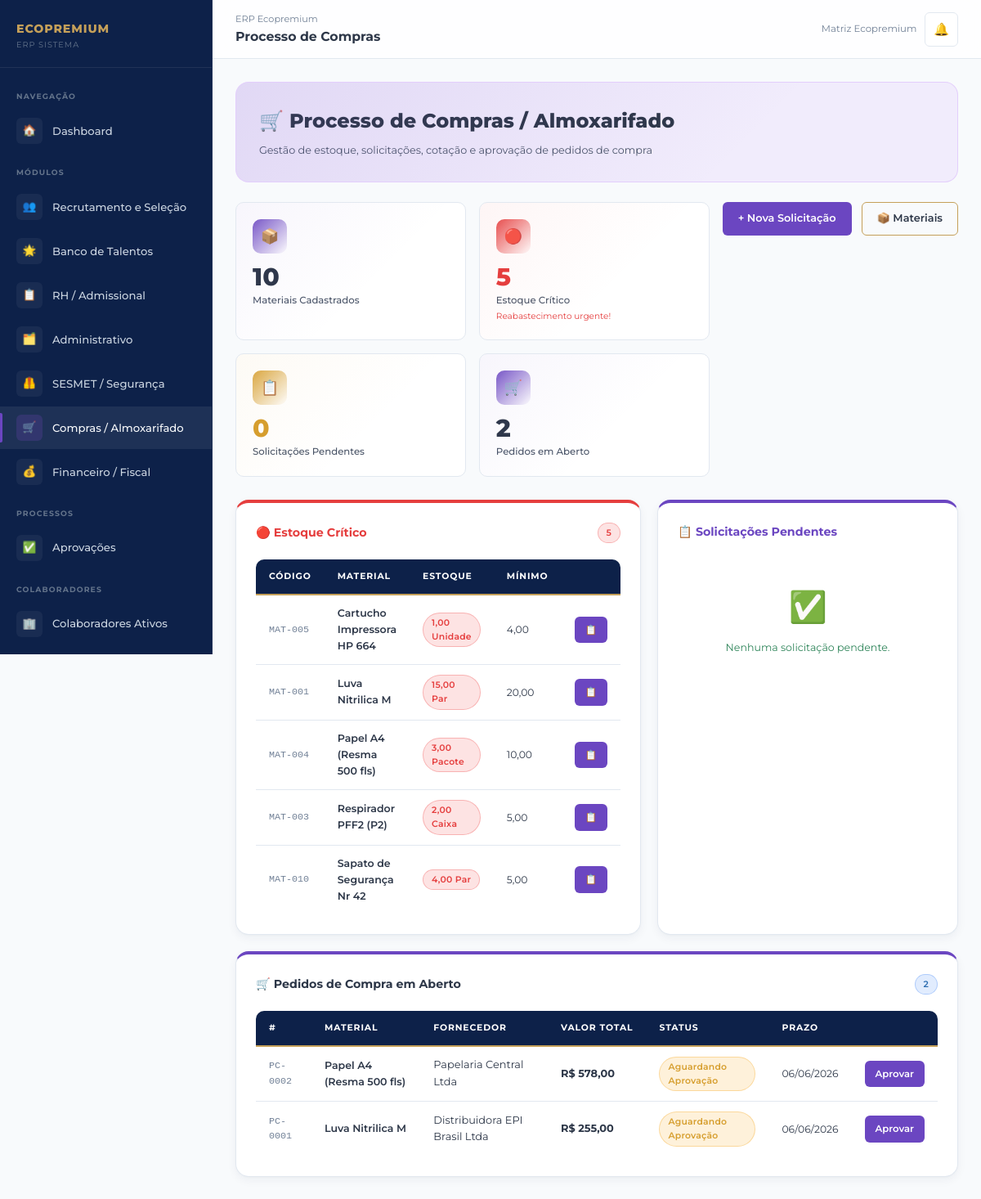
The page /compras/ (signed in) on the database as committed earlier.
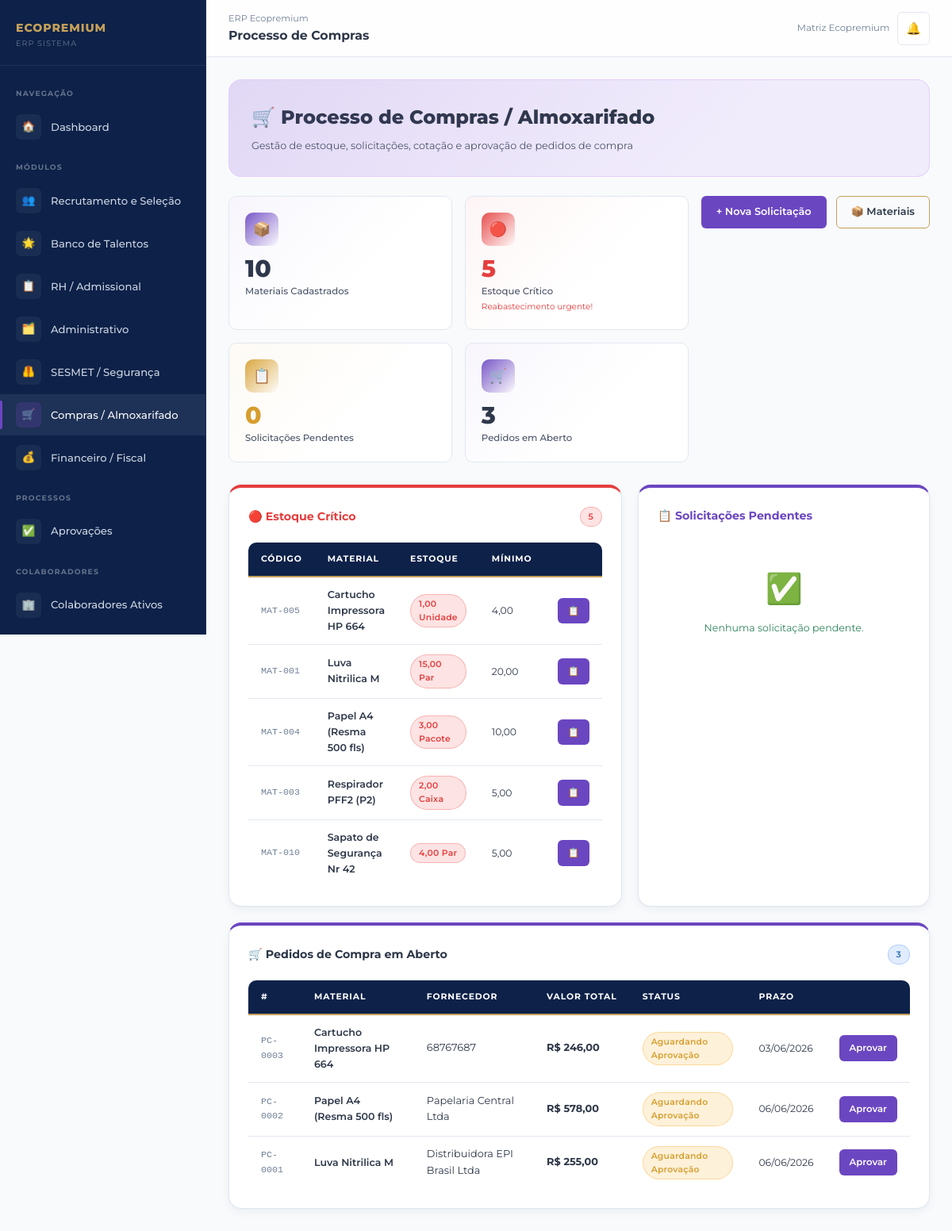
The same page on the database as committed later.
### compras/models.py (models this page shows, shortened)
class Material(models.Model):
    CATEGORIAS = [
        ('consumo', 'Material de Consumo'),
        ('limpeza', 'Material de Limpeza'),
        ('escritorio', 'Material de Escritório'),
        ('ferramentas', 'Ferramentas'),
        ('epi', 'EPI / Segurança'),
        ('informatica', 'Informática'),
        ('manutencao', 'Manutenção'),
        ('outros', 'Outros'),
    ]
    UNIDADES = [
        ('un', 'Unidade'),
        ('cx', 'Caixa'),
        ('pc', 'Pacote'),
        ('kg', 'Quilograma'),
        ('lt', 'Litro'),
        ('mt', 'Metro'),
        ('pr', 'Par'),
        ('rl', 'Rolo'),
    ]
    codigo = models.CharField(max_length=20, unique=True, verbose_name='Código')
    nome = models.CharField(max_length=200, verbose_name='Nome do Material')
    descricao = models.TextField(blank=True, verbose_name='Descrição')
    categoria = models.CharField(max_length=20, choices=CATEGORIAS, default='consumo')
    unidade_medida = models.CharField(max_length=5, choices=UNIDADES, default='un')
    quantidade_estoque = models.DecimalField(max_digits=10, decimal_places=2, default=0,
                                              verbose_name='Qtd. em Estoque')
    estoque_minimo = models.DecimalField(max_digits=10, decimal_places=2, default=5,
                                          verbose_name='Estoque Mínimo')
    preco_unitario = models.DecimalField(max_digits=10, decimal_places=2, null=True, blank=True,
                                          verbose_name='Preço Unitário')
    fornecedor_preferencial = models.CharField(max_length=200, blank=True, verbose_name='Fornecedor Preferencial')
    localizacao = models.CharField(max_length=100, blank=True, verbose_name='Localização no Almoxarifado')
    criado_em = models.DateTimeField(auto_now_add=True)
    atualizado_em = models.DateTimeField(auto_now=True)
    class Meta:
        verbose_name = 'Material'
        verbose_name_plural = 'Materiais'
        ordering = ['nome']

class PedidoCompra(models.Model):
    STATUS = [
        ('em_cotacao', 'Em Cotação'),
        ('aguardando_aprovacao', 'Aguardando Aprovação'),
        ('aprovado', 'Aprovado'),
        ('reprovado', 'Reprovado — Nova Cotação'),
        ('pedido_emitido', 'Pedido Emitido ao Fornecedor'),
        ('aguardando_recebimento', 'Aguardando Recebimento'),
        ('recebido_conferencia', 'Recebido — Em Conferência'),
        ('entrada_estoque', 'Entrada no Estoque'),
        ('concluido', 'Concluído'),
    ]
    solicitacao = models.ForeignKey(SolicitacaoMaterial, on_delete=models.CASCADE,
                                     related_name='pedidos', verbose_name='Solicitação de Origem')
    fornecedor = models.CharField(max_length=200, verbose_name='Fornecedor')
    cnpj_fornecedor = models.CharField(max_length=18, blank=True, verbose_name='CNPJ do Fornecedor')
    valor_unitario = models.DecimalField(max_digits=10, decimal_places=2, verbose_name='Valor Unitário')
    valor_total = models.DecimalField(max_digits=12, decimal_places=2, verbose_name='Valor Total')
    prazo_entrega = models.DateField(null=True, blank=True, verbose_name='Prazo de Entrega')
    status = models.CharField(max_length=30, choices=STATUS, default='em_cotacao')
    aprovado_por = models.ForeignKey(User, on_delete=models.SET_NULL, null=True, blank=True,
                                      related_name='pedidos_aprovados')
    numero_pedido = models.CharField(max_length=30, blank=True, verbose_name='Número do Pedido')
    nota_fiscal = models.CharField(max_length=30, blank=True, verbose_name='Nota Fiscal')
    obs = models.TextField(blank=True)
    criado_em = models.DateTimeField(auto_now_add=True)
    atualizado_em = models.DateTimeField(auto_now=True)
    class Meta:
        verbose_name = 'Pedido de Compra'
        verbose_name_plural = 'Pedidos de Compra'
        ordering = ['-criado_em']

class SolicitacaoMaterial(models.Model):
    STATUS = [
        ('pendente', 'Pendente'),
        ('em_analise', 'Em Análise de Estoque'),
        ('atendido_interno', 'Atendido pelo Estoque'),
        ('compra_externa', 'Encaminhado para Compra Externa'),
        ('aguardando_entrega', 'Aguardando Entrega'),
        ('entregue', 'Entregue'),
        ('cancelado', 'Cancelado'),
    ]
    material = models.ForeignKey(Material, on_delete=models.CASCADE, related_name='solicitacoes',
                                  verbose_name='Material')
    quantidade_solicitada = models.DecimalField(max_digits=10, decimal_places=2, verbose_name='Quantidade')
    solicitante = models.CharField(max_length=200, verbose_name='Solicitante')
    solicitante_usuario = models.ForeignKey(User, on_delete=models.SET_NULL, null=True, blank=True,
                                             related_name='solicitacoes_material')
    unidade_destino = models.CharField(max_length=100, verbose_name='Unidade de Destino')
    justificativa = models.TextField(verbose_name='Justificativa')
    status = models.CharField(max_length=20, choices=STATUS, default='pendente')
    atendida_por = models.ForeignKey(User, on_delete=models.SET_NULL, null=True, blank=True,
                                      related_name='solicitacoes_atendidas')
    obs = models.TextField(blank=True)
    criado_em = models.DateTimeField(auto_now_add=True)
    atualizado_em = models.DateTimeField(auto_now=True)
    class Meta:
        verbose_name = 'Solicitação de Material'
        verbose_name_plural = 'Solicitações de Material'
        ordering = ['-criado_em']

### compras/views.py (the view)
# urls.py: path('', views.painel_compras, name='painel_compras'),
@login_required
def painel_compras(request):
    materiais_criticos = Material.objects.filter(quantidade_estoque__lte=F('estoque_minimo'))
    solicitacoes_pendentes = SolicitacaoMaterial.objects.filter(
        status__in=['pendente', 'em_analise'])
    pedidos_abertos = PedidoCompra.objects.exclude(
        status__in=['concluido'])
    return render(request, 'compras/painel.html', {
        'materiais_criticos': materiais_criticos,
        'solicitacoes_pendentes': solicitacoes_pendentes,
        'pedidos_abertos': pedidos_abertos,
        'total_materiais': Material.objects.count(),
        'total_estoque_critico': materiais_criticos.count(),
    })

### templates/compras/painel.html (shortened to what the changed rows need)
{% extends 'base.html' %}
{% block content %}
<div class="page-header">
  <div class="kpi-grid">
    <div class="kpi-card kpi-mod5">
      <div class="kpi-icon">🛒</div>
      <div class="kpi-value">{{ pedidos_abertos|length }}</div>
      <div class="kpi-label">Pedidos em Aberto</div>
    </div>
  </div>
</div>
<div style="display:grid;grid-template-columns:1fr 1fr;gap:20px;margin-top:24px;">
  <div class="card" style="border-top-color:var(--danger);">
    {% if materiais_criticos %}
    <div class="table-wrap" style="border:none;">
      <table>
        <thead>
          <tr>
            <th>Código</th>
            <th>Material</th>
            <th>Estoque</th>
            <th>Mínimo</th>
            <th></th>
          </tr>
        </thead>
        <tbody>
          {% for m in materiais_criticos %}
          <tr>
            <td style="font-family:monospace;font-size:0.78rem;color:var(--text-muted);">{{ m.codigo }}</td>
            <td style="font-weight:600;font-size:0.84rem;">{{ m.nome }}</td>
            <td><span class="badge badge-danger">{{ m.quantidade_estoque }} {{ m.get_unidade_medida_display }}</span></td>
            <td style="font-size:0.82rem;">{{ m.estoque_minimo }}</td>
            <td>
              <a href="{% url 'nova_solicitacao' %}?material={{ m.pk }}" class="btn btn-sm btn-mod5">📋</a>
            </td>
          </tr>
          {% endfor %}
        </tbody>
      </table>
    </div>
    {% else %}
    <div style="text-align:center;padding:30px;color:var(--success);">
      <div style="font-size:2.5rem;">✅</div>
      <p style="margin-top:10px;font-size:0.84rem;">Todos os materiais com estoque adequado.</p>
    </div>
    {% endif %}
  </div>
</div>
{% if pedidos_abertos %}
<div class="card" style="margin-top:20px;border-top-color:var(--mod5-purple);">
  <div class="card-header">
    <div class="card-title">🛒 Pedidos de Compra em Aberto</div>
    <span class="badge badge-primary">{{ pedidos_abertos|length }}</span>
  </div>
  <div class="table-wrap" style="border:none;">
    <table>
      <thead>
        <tr>
          <th>#</th>
          <th>Material</th>
          <th>Fornecedor</th>
          <th>Valor Total</th>
          <th>Status</th>
          <th>Prazo</th>
          <th></th>
        </tr>
      </thead>
      <tbody>
        {% for pedido in pedidos_abertos %}
        <tr>
          <td style="font-family:monospace;font-size:0.78rem;color:var(--text-muted);">PC-{{ pedido.pk|stringformat:"04d" }}</td>
          <td style="font-weight:600;font-size:0.84rem;">{{ pedido.solicitacao.material.nome }}</td>
          <td>{{ pedido.fornecedor }}</td>
          <td style="font-weight:700;">R$ {{ pedido.valor_total|floatformat:2 }}</td>
          <td>
            <span class="badge {% if pedido.status == 'aprovado' %}badge-success{% elif pedido.status == 'reprovado' %}badge-danger{% elif pedido.status == 'aguardando_aprovacao' %}badge-warning{% else %}badge-info{% endif %}">
              {{ pedido.get_status_display }}
            </span>
          </td>
          <td style="font-size:0.82rem;">{{ pedido.prazo_entrega|date:"d/m/Y"|default:"—" }}</td>
          <td>
            {% if pedido.status == 'aguardando_aprovacao' %}
            <a href="{% url 'aprovar_pedido' pedido.pk %}" class="btn btn-sm btn-mod5">Aprovar</a>
            {% else %}
            <a href="{% url 'detalhe_solicitacao' pedido.solicitacao.pk %}" class="btn btn-sm btn-outline">Ver</a>
            {% endif %}
          </td>
        </tr>
        {% endfor %}
      </tbody>
    </table>
  </div>
</div>
{% endif %}
{% endblock %}

Rows that differ between the two databases and show on the page:
added PedidoCompra: pk "0003", solicitacao.material.nome "Cartucho Impressora HP 664", fornecedor "68767687", valor_total "246,00", status "Aguardando Aprovação", prazo_entrega "03/06/2026", shows "Aprovar"
Other text that changed with them:
{{ pedidos_abertos|length }}: "2" → "3"
